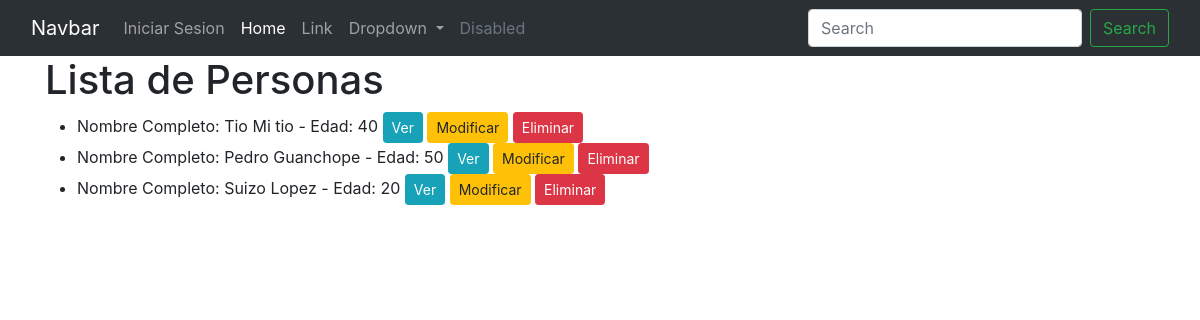
Page /persona/lista/ on the earlier database version.
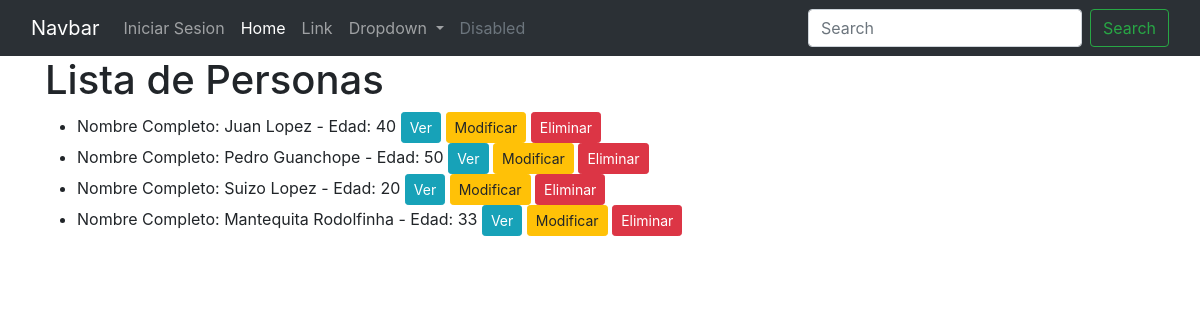
Same page on the later database version.
### persona/models.py (models this page shows)
class Persona(models.Model):
    apellido = models.CharField(verbose_name="apellido", max_length=50)
    nombre = models.CharField(verbose_name="nombre", max_length=50)
    edad = models.IntegerField(verbose_name="edad")
    oficina = models.ForeignKey(Oficina, on_delete=models.PROTECT, related_name="personas", null=True, blank=True)
    class Meta:
        verbose_name = 'Persona'
        verbose_name_plural = 'Personas'
    def __str__(self):
        return f"Nombre Completo: {self.nombre} {self.apellido} - Edad: {self.edad}"

### persona/views.py (the view)
class PersonaListView(ListView):
    model = Persona
    template_name = "persona/lista.html"
    context_object_name = "personas"

### templates/persona/lista.html
{% extends 'base.html' %}
{% block content %}
    <h1>Lista de Personas</h1>
    <ul>
      {% for persona in personas %}
        <li>
          {{ persona }}
          {% if persona.pk %}
            <a href="{% url 'persona:detalle' persona.pk %}" class="btn btn-info btn-sm">Ver</a>
            <a href="{% url 'persona:actualizar' persona.pk %}" class="btn btn-warning btn-sm">Modificar</a>
            <a href="{% url 'persona:eliminar' persona.pk %}" class="btn btn-danger btn-sm">Eliminar</a>
          {% endif %}
        </li>
      {% endfor %}
    </ul>
{% endblock content %}

Differences in the rows shown:
removed Persona: nombre+apellido+edad "Nombre Completo: Tio Mi tio - Edad: 40", shows "Ver"
added Persona: nombre+apellido+edad "Nombre Completo: Juan Lopez - Edad: 40", shows "Ver"
added Persona: nombre+apellido+edad "Nombre Completo: Mantequita Rodolfinha - Edad: 33", shows "Ver"
